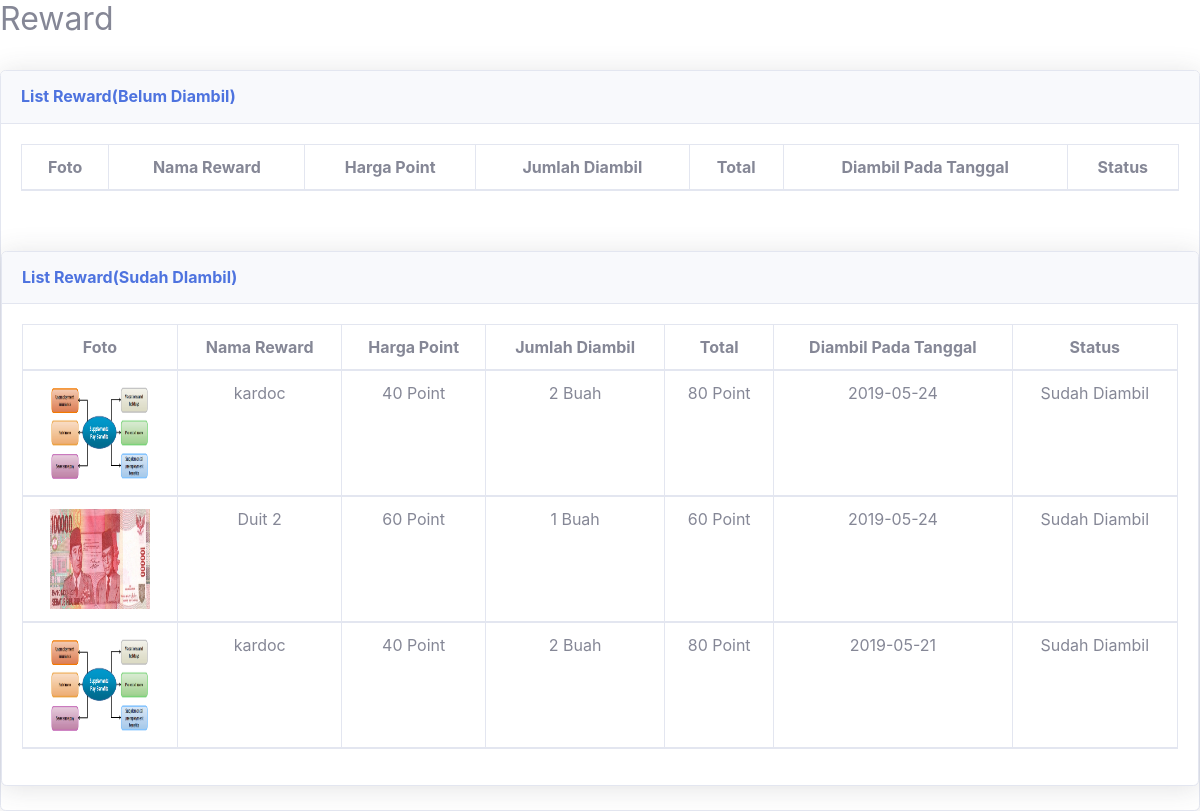
The app's page /admin/module/lihat_reward.php with its own data.
### tables this page shows
CREATE TABLE `reward` (
  `id_reward` int(11) NOT NULL,
  `id_item` int(11) NOT NULL,
  `user_id` int(11) NOT NULL,
  `jumlah` int(11) NOT NULL,
  `total` int(11) NOT NULL,
  `status` varchar(100) NOT NULL,
  `tgl_ambil` date NOT NULL
);

CREATE TABLE `item_reward` (
  `id_item` int(11) NOT NULL,
  `nama_item` varchar(200) NOT NULL,
  `stok` int(11) NOT NULL,
  `harga_point` int(11) NOT NULL,
  `keterangan` varchar(200) NOT NULL,
  `foto` varchar(250) NOT NULL
);

### admin/module/lihat_reward.php (the view, shortened to what this page needs)
 <link href="css/sb-admin-2.min.css" rel="stylesheet">
  <link href="vendor/datatables/dataTables.bootstrap4.min.css" rel="stylesheet">
  <h2>Reward</h2 >
              <div class="card shadow mb-4">
            <div class="card-header py-3">
              <h6 class="m-0 font-weight-bold text-primary">List Reward(Belum Diambil)</h6>
            </div>
            <div class="card-body">
              <div class="table-responsive">
                <table class="table table-bordered" id="dataTable" width="100%" cellspacing="0">
                  <thead>
                    <tr>
                      <th><center> Foto </th>
                      <th><center> Nama Reward </th>
                      <th><center> Harga Point</th>
                      <th><center>Jumlah Diambil</th>
                      <th><center>Total</th>
                      <th><center>Diambil Pada Tanggal</th>
                      <th><center>Status</th>
                </tr>
          </table>
            </div>
        </div>
<br>
          <div class="card shadow mb-4">
            <div class="card-header py-3">
              <h6 class="m-0 font-weight-bold text-primary">List Reward(Sudah DIambil)</h6>
            </div>
            <div class="card-body">
              <div class="table-responsive">
                <table class="table table-bordered" id="dataTable" width="100%" cellspacing="0">
                  <thead>
                    <tr>
                      <th><center> Foto </th>
                      <th><center> Nama Reward </th>
                      <th><center> Harga Point</th>
                      <th><center>Jumlah Diambil</th>
                      <th><center>Total</th>
                      <th><center>Diambil Pada Tanggal</th>
                      <th><center>Status</th>
                </tr>
        <?php
          $dbconnect = mysqli_connect('localhost','root','','cesar');
        ?>
        <?php
          $query2 = mysqli_query($dbconnect, "SELECT * FROM reward join user on reward.user_id=user.user_id join item_reward on reward.id_item=item_reward.id_item where reward.status='Sudah Diambil' order by reward.id_reward desc");
          while ($data1 = mysqli_fetch_assoc($query2)){
            ?>
            <tr>
            <td><center><img src="<?php echo $data1['foto']; ?>" width="100px" height="100px"></td>
            <td><center><?php echo $data1['nama_item']; ?></td>
            <td><center><?php echo $data1['harga_point']; ?> Point</td>
            <td><center><?php echo $data1['jumlah']; ?> Buah</td>
              <td><center><?php echo $data1['total']; ?> Point</td>
            <td><center><?php echo $data1['tgl_ambil']; ?></td>
            <td><center><?php echo $data1['status']; ?></td>
            </tr>
            <?php }?>
          </table>
            </div>
        </div>
        </body>
        </html>
      </div>
</div>
</body>
</html>

### records on screen
reward: id_item.foto (picture), id_item.nama_item "kardoc", id_item.harga_point "40", jumlah "2", total "80", tgl_ambil "2019-05-24", status "Sudah Diambil"
reward: id_item.foto (picture), id_item.nama_item "Duit 2", id_item.harga_point "60", jumlah "1", total "60", tgl_ambil "2019-05-24", status "Sudah Diambil"
reward: id_item.foto (picture), id_item.nama_item "kardoc", id_item.harga_point "40", jumlah "2", total "80", tgl_ambil "2019-05-21", status "Sudah Diambil"
